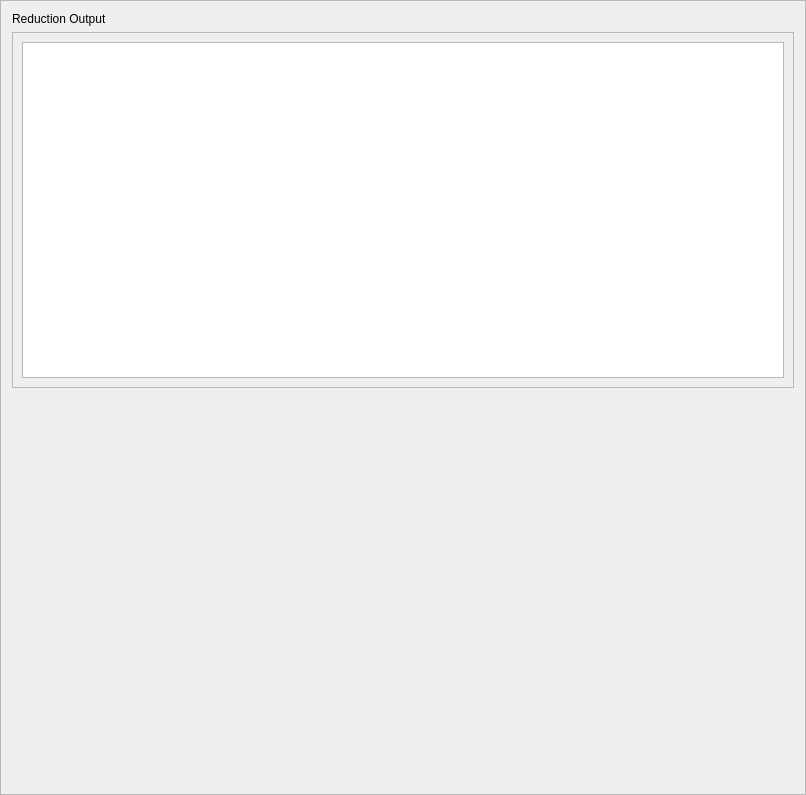
<?xml version="1.0" encoding="UTF-8"?>
<ui version="4.0">
 <class>Frame</class>
 <widget class="QFrame" name="Frame">
  <property name="geometry">
   <rect>
    <x>0</x>
    <y>0</y>
    <width>806</width>
    <height>795</height>
   </rect>
  </property>
  <property name="windowTitle">
   <string>Frame</string>
  </property>
  <property name="frameShape">
   <enum>QFrame::StyledPanel</enum>
  </property>
  <property name="frameShadow">
   <enum>QFrame::Raised</enum>
  </property>
  <layout class="QVBoxLayout" name="verticalLayout">
   <item>
    <widget class="QLabel" name="label">
     <property name="text">
      <string>Reduction Output</string>
     </property>
    </widget>
   </item>
   <item>
    <widget class="QScrollArea" name="scrollArea">
     <property name="widgetResizable">
      <bool>true</bool>
     </property>
     <widget class="QWidget" name="scrollAreaWidgetContents">
      <property name="geometry">
       <rect>
        <x>0</x>
        <y>0</y>
        <width>784</width>
        <height>348</height>
       </rect>
      </property>
      <layout class="QVBoxLayout" name="verticalLayout_2">
       <item>
        <widget class="QTextEdit" name="output_text_edit"/>
       </item>
      </layout>
     </widget>
    </widget>
   </item>
   <item>
    <layout class="QHBoxLayout" name="plot_area_layout">
     <property name="sizeConstraint">
      <enum>QLayout::SetDefaultConstraint</enum>
     </property>
     <property name="leftMargin">
      <number>0</number>
     </property>
     <property name="topMargin">
      <number>20</number>
     </property>
     <property name="bottomMargin">
      <number>20</number>
     </property>
    </layout>
   </item>
   <item>
    <spacer name="verticalSpacer">
     <property name="orientation">
      <enum>Qt::Vertical</enum>
     </property>
     <property name="sizeHint" stdset="0">
      <size>
       <width>20</width>
       <height>40</height>
      </size>
     </property>
    </spacer>
   </item>
  </layout>
 </widget>
 <resources/>
 <connections/>
</ui>
